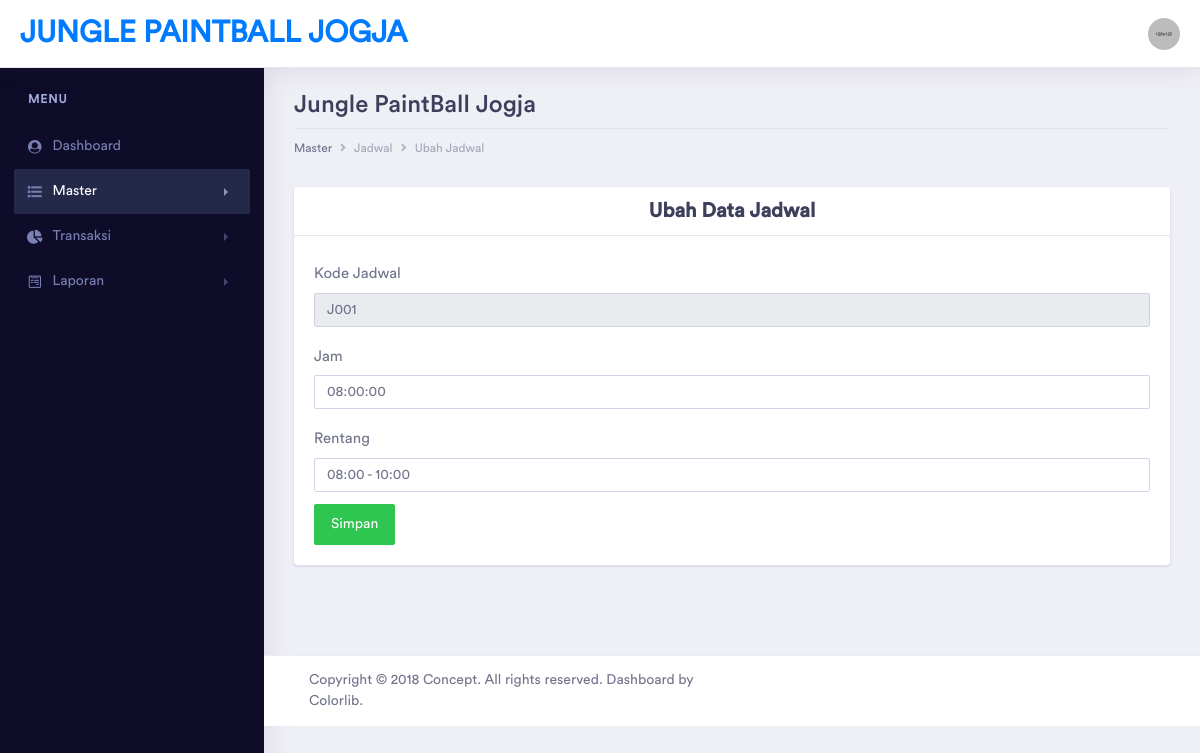
Page /admin/ubah_jadwal.php?kode_jadwal=J001 (signed in) on the committed database.
### tables this page shows
CREATE TABLE `jadwal` (
  `kode_jadwal` varchar(10) NOT NULL,
  `jam` time NOT NULL,
  `rentang` varchar(20) NOT NULL
);

### admin/ubah_jadwal.php (the view, shortened to what this page needs)
<?php
    include ("../koneksi/koneksi.php");
    $kode_jadwal = $_GET['kode_jadwal'];
    $data_jadwal = mysqli_query($con, "SELECT * FROM jadwal WHERE kode_jadwal = '$kode_jadwal'");
    $tampil = mysqli_fetch_array($data_jadwal);
?>
<!DOCTYPE html>
<html lang="en">
<head>
    <link rel="stylesheet" href="../assets/vendor/bootstrap/css/bootstrap.min.css">
    <link href="../assets/vendor/fonts/circular-std/style.css" rel="stylesheet">
    <link rel="stylesheet" href="../assets/libs/css/style.css">
    <link rel="stylesheet" href="../assets/vendor/fonts/fontawesome/css/fontawesome-all.css">
    <link rel="stylesheet" href="../assets/vendor/datepicker/tempusdominus-bootstrap-4.css" />
    <link rel="stylesheet" href="../assets/vendor/inputmask/css/inputmask.css" />
</head>
<body>
    <div class="dashboard-main-wrapper">
        <div class="dashboard-header">
            <nav class="navbar navbar-expand-lg bg-white fixed-top">
                <a class="navbar-brand" href="../admin/index.php">jungle paintball jogja</a>
                <div class="collapse navbar-collapse " id="navbarSupportedContent">
                    <ul class="navbar-nav ml-auto navbar-right-top">
                        <li class="nav-item dropdown nav-user">
                            <a class="nav-link nav-user-img" href="#" id="navbarDropdownMenuLink2" data-toggle="dropdown" aria-haspopup="true" aria-expanded="false"><img src="../assets/images/avatar-1.jpg" alt="" class="user-avatar-md rounded-circle"></a>
                        </li>
                    </ul>
                </div>
            </nav>
        </div>
        <div class="nav-left-sidebar sidebar-dark">
            <div class="menu-list">
                <nav class="navbar navbar-expand-lg navbar-light">
                    <div class="collapse navbar-collapse" id="navbarNav">
                        <ul class="navbar-nav flex-column">
                            <li class="nav-divider">
                                Menu
                            </li>
                            <li class="nav-item ">
                                <a class="nav-link" href="../admin/index.php" data-toggle="" aria-expanded="false" data-target="" aria-controls=""><i class="fa fa-fw fa-user-circle"></i>Dashboard <span class="badge badge-success">6</span></a>
                            </li>
                            <li class="nav-item">
                                <a class="nav-link active" href="#" data-toggle="collapse" aria-expanded="false" data-target="#submenu-1" aria-controls="submenu-1"><i class="fa fa-fw fa-list"></i>Master</a>
                            </li>
                            <li class="nav-item">
                                <a class="nav-link" href="#" data-toggle="collapse" aria-expanded="false" data-target="#submenu-2" aria-controls="submenu-2"><i class="fas fa-fw fa-chart-pie"></i>Transaksi</a>
                            </li>
                            <li class="nav-item ">
                                <a class="nav-link" href="#" data-toggle="collapse" aria-expanded="false" data-target="#submenu-3" aria-controls="submenu-3"><i class="fab fa-fw fa-wpforms"></i>Laporan</a>
                            </li>
                        </ul>
                    </div>
                </nav>
            </div>
        </div>
        <div class="dashboard-wrapper">
            <div class="container-fluid dashboard-content ">
                <div class="row">
                    <div class="col-xl-12 col-lg-12 col-md-12 col-sm-12 col-12">
                        <div class="page-header">
                            <h2 class="pageheader-title">Jungle PaintBall Jogja</h2>
                            <div class="page-breadcrumb">
                                <nav aria-label="breadcrumb">
                                    <ol class="breadcrumb">
                                        <li class="breadcrumb-item active" aria-current="page">Master</li>
                                        <li class="breadcrumb-item"><a href="../admin/jadwal.php" class="breadcrumb-link">Jadwal</a></li>
                                        <li class="breadcrumb-item"><a href="../admin/ubah_jadwal.php" class="breadcrumb-link">Ubah Jadwal</a></li>
                                    </ol>
                                </nav>
                            </div>
                        </div>
                    </div>
                </div>
                <div class="card">
                    <div class="card-header">
                        <h3 class="m-0 font-weight-bold text-gray-100 text-center">Ubah Data Jadwal</h3>
                    </div>
                    <div class="card-body">
                        <form role="form" method="POST">
                            <div class="form-group">
                                <label for="kode_jadwal" class="col-form-label">Kode Jadwal</label>
                                <input id="kode_jadwal" name="kode_jadwal" type="text" class="form-control" value="<?php echo $tampil['kode_jadwal'] ?>" readonly>
                            </div>
                            <div class="form-group">
                                <label for="jam" class="col-form-label">Jam</label>
                                <input id="jam" name="jam" type="text" class="form-control" value="<?php echo $tampil['jam'] ?>">
                            </div>
                            <div class="form-group">
                                <label for="rentang" class="col-form-label">Rentang</label>
                                <input id="rentang" name="rentang" type="text" class="form-control" value="<?php echo $tampil['rentang'] ?>">
                            </div>
                            <div>
                                <button class="btn btn-success" name="ubah">Simpan</button>
                            </div>
                        </form>
                    </div>
                </div>
            </div>
            <div class="footer">
                <div class="container-fluid">
                    <div class="row">
                        <div class="col-xl-6 col-lg-6 col-md-6 col-sm-12 col-12">
                             Copyright © 2018 Concept. All rights reserved. Dashboard by <a href="https://colorlib.com/wp/">Colorlib</a>.
                        </div>
                    </div>
                </div>
            </div>
        </div>
    </div>
</body>
</html>

### rows in the picture
jadwal: kode_jadwal "J001", jam "08:00:00", rentang "08:00 - 10:00"
